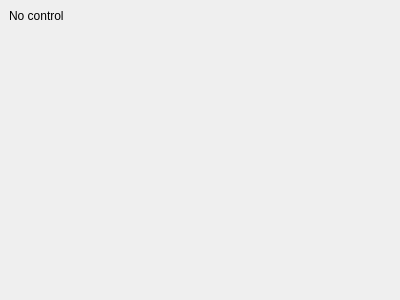
<?xml version="1.0" encoding="UTF-8"?>
<ui version="4.0">
 <class>DOFWidget</class>
 <widget class="QWidget" name="DOFWidget">
  <property name="geometry">
   <rect>
    <x>0</x>
    <y>0</y>
    <width>400</width>
    <height>300</height>
   </rect>
  </property>
  <property name="windowTitle">
   <string>Form</string>
  </property>
  <layout class="QGridLayout" name="gridLayout">
   <property name="leftMargin">
    <number>0</number>
   </property>
   <property name="topMargin">
    <number>0</number>
   </property>
   <property name="rightMargin">
    <number>0</number>
   </property>
   <property name="bottomMargin">
    <number>0</number>
   </property>
   <item row="0" column="0">
    <widget class="QScrollArea" name="scrollArea">
     <property name="frameShape">
      <enum>QFrame::NoFrame</enum>
     </property>
     <property name="horizontalScrollBarPolicy">
      <enum>Qt::ScrollBarAlwaysOff</enum>
     </property>
     <property name="widgetResizable">
      <bool>true</bool>
     </property>
     <widget class="QWidget" name="scrollAreaWidgetContents">
      <property name="geometry">
       <rect>
        <x>0</x>
        <y>0</y>
        <width>400</width>
        <height>300</height>
       </rect>
      </property>
      <layout class="QVBoxLayout" name="verticalLayout_2">
       <item>
        <widget class="QLabel" name="label">
         <property name="text">
          <string>No control</string>
         </property>
        </widget>
       </item>
       <item>
        <spacer name="verticalSpacer">
         <property name="orientation">
          <enum>Qt::Vertical</enum>
         </property>
         <property name="sizeHint" stdset="0">
          <size>
           <width>20</width>
           <height>40</height>
          </size>
         </property>
        </spacer>
       </item>
      </layout>
     </widget>
    </widget>
   </item>
  </layout>
 </widget>
 <resources/>
 <connections/>
</ui>
